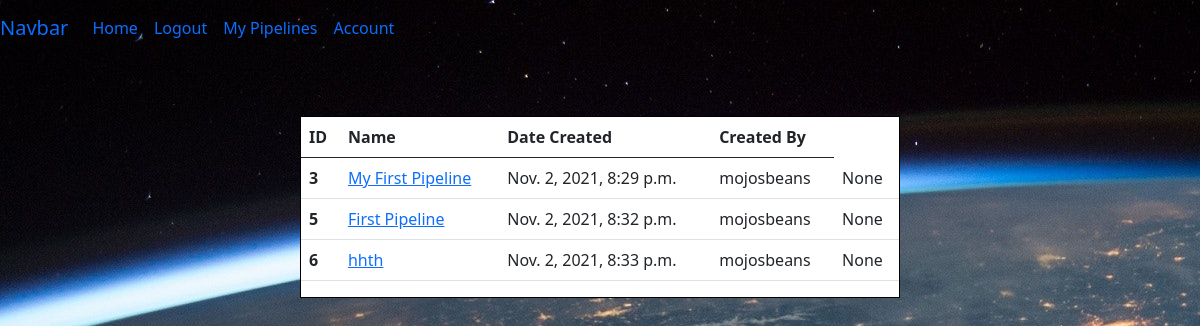
Page /list_pipelines.html (signed in) on the committed database.
### spaceport/models.py (models this page shows)
class PipelineList(models.Model):
    MY_CHOICES = (
        ('a', 'Hola'),
        ('b', 'Hello'),
        ('c', 'Bonjour'),
        ('d', 'Boas'),
    )
    pipeline_id = models.CharField(max_length=20)              # AUTO unique identifier for this pipeline (auto generated?)
    slug = models.SlugField(max_length=200, unique=True, null=True)
    pipeline_name = models.CharField(max_length=50, unique=True)	        # user's given name for pipeline
    pipeline_des = models.TextField()                                       # user's given description
    created_by = models.CharField(max_length=100, null=True)	            # AUTO user	(username or email?)
    date_created = models.DateTimeField(auto_now=True)                      # AUTO date the pipeline was created (= today()?)
    status = models.BooleanField(default=False)	                            # AUTO pipeline active/not active (default to True when created?)
    AOI = models.JSONField(null=True, blank=True)                                   # area of interest: location co-ordinates (need to be able to control size of this?)
    start_date = models.DateField(null=True)                                         # when pipeline starts capturing images
    end_date = models.DateField(null=True)	                                        # when pipeline ends	DateField or Null	31/12/2021
    freq_number = models.PositiveIntegerField(null=True, blank=True)	   # how frequently images are captured, must be integer
    freq_interval = models.CharField(max_length=20, null=True)            # interval of frequency eg days, weeks, months (user can choose)
    cloud_cover = models.DecimalField(max_digits = 5,decimal_places=2, null=True)      # % cloud cover allowed max
    resolution = models.CharField(max_length=20, null=True)               # picture resolution range eg 7680 × 6876
    output_format = models.CharField(max_length=1, choices=MY_CHOICES,null=True)            # image format type (selected by user) GEOTiff

### spaceport/views.py (the view)
# urls.py: path('list_pipelines.html', views.lists)
def lists(request):
    user = str(request.user)
    pipeline_list = PipelineList.objects.filter(created_by = user)
    if len(pipeline_list) == 0:
        context = {'message': "You currently have no pipelines"}
    else:
        context = {'pipeline_list': pipeline_list}
    return render(request, 'list_pipelines.html', context)

### templates/list_pipelines.html
{% extends "base.html" %}
{% block content %}
<div class=center-div>
    <table class="table">
        <thead>
            <tr>
                <th scope="col">ID</th>
                <th scope="col">Name</th>
                <th scope="col">Date Created</th>
                <th scope="col">Created By</th>
            </tr>
        </thead>
        <tbody>
            {% for pl in pipeline_list %}
            <tr>
                <th scope="row">{{pl.pipeline_id}}</th>
                <td><a href="{% url 'post_detail' pl.id %}">{{pl.pipeline_name}}</a></td>
                <td>{{pl.date_created}}</td>
                <td>{{pl.created_by}}</td>
                <td>{{pl.slug}}</td>
            </tr>
            {% endfor %}
        </tbody>
    </table>
</div>
{%endblock%}

### templates/base.html (shortened to what this page needs)
{% load static %}
<!DOCTYPE html>
<html class="h-100">
<head>
    <link rel="stylesheet" href="https://cdnjs.cloudflare.com/ajax/libs/font-awesome/5.15.3/css/all.min.css">
    <link href="https://cdn.jsdelivr.net/npm/bootstrap@5.0.1/dist/css/bootstrap.min.css" rel="stylesheet"
>
    <link rel="stylesheet" type="text/css" href="{% static 'css/style.css' %}" />
</head>
<body class="main-image" id="index-image">
    <nav class="navbar navbar-expand-lg">
        <a class="navbar-brand" href="#">Navbar</a>
        <div class="collapse navbar-collapse" id="navbarNav">
            <ul class="navbar-nav">
                <li class="nav-item active">
                    <a class="nav-link" href="base.html">Home <span class="sr-only">(current)</span></a>
                </li>
                {% if user.is_authenticated %}
                <li class="nav-item">
                    <a class="nav-link" href="{% url 'account_logout' %}">Logout</a>
                </li>
                <li class="nav-item">
                    <a class="nav-link" href="list_pipelines.html">My Pipelines</a>
                </li>
                <li class="nav-item">
                    <a class="nav-link" href="">Account</a>
                </li>
                {% endif %}
            </ul>
        </div>
    </nav>
    <main class="flex-shrink-0 main-bg">
        {% block content %}{% endblock content %}
    </main>
</body>
</html>

### static/css/style.css (style rules this page uses)
#index-image { background-image: url('../images/landing_page.jpg'); height: 100vh; }
.center-div { width: 50%; height: auto; margin-left: 25%; background-color: white; border: solid black 1px; margin-top: 5%; }

### rows in the picture
PipelineList: pipeline_id "3", pipeline_name "My First Pipeline", date_created "Nov. 2, 2021, 8:29 p.m.", created_by "mojosbeans", slug "None"
PipelineList: pipeline_id "5", pipeline_name "First Pipeline", date_created "Nov. 2, 2021, 8:32 p.m.", created_by "mojosbeans", slug "None"
PipelineList: pipeline_id "6", pipeline_name "hhth", date_created "Nov. 2, 2021, 8:33 p.m.", created_by "mojosbeans", slug "None"
